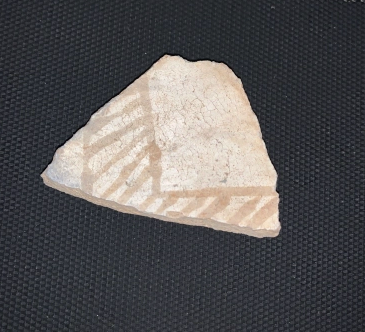
#> input picture conveyor/firebaseAPI/image.png, 365 x 332 px, given in place of the camera
$ jupyter execute conveyorMotionV3.ipynb
#> lines starting #> are read from the running program, lines starting #| are printed output that depends on the picture
[cell 1]
import cv2
import numpy as np
import time

def main():
    #initialize video capture
    cap = cv2.VideoCapture(0)

    #create a background subtractor
    back_sub = cv2.createBackgroundSubtractorMOG2()

    #variables to manage screenshot capture
    object_in_center = False
    center_tolerance = 50
    screenshot_taken = False

    while True:
        #read frame
        ret, frame = cap.read()
#> frame is the input picture: shape (332, 365, 3); mean B, G, R 85.8, 84.9, 86.6
        if not ret:
            break

        #apply background subtraction
        fg_mask = back_sub.apply(frame)
#> fg_mask: shape (332, 365); every value is 127

        #find contours in the foreground mask
        contours, _ = cv2.findContours(fg_mask, cv2.RETR_EXTERNAL, cv2.CHAIN_APPROX_SIMPLE)
#> contours = [[[0, 0], [0, 331], [364, 331], [364, 0]]]

        #draw the contours on the original frame
        for contour in contours:
            x, y, w, h = cv2.boundingRect(contour)
            if cv2.contourArea(contour) > 500:  # Minimum contour area to avoid noise
                cv2.rectangle(frame, (x, y), (x + w, y + h), (0, 255, 0), 2)

                #check if the object is in the center of the screen
                h, w, _ = frame.shape
                cx, cy = x + w // 2, y + h // 2
                center_x, center_y = w // 2, h // 2

                if (abs(cx - center_x) <= center_tolerance and
                    abs(cy - center_y) <= center_tolerance):
                    object_in_center = True
                    #only take a screenshot if it hasn't been taken yet
                    if not screenshot_taken:
                        #create a mask for the detected object
                        object_mask = np.zeros_like(frame)
                        cv2.drawContours(object_mask, [contour], -1, (255, 255, 255), thickness=cv2.FILLED)

                        #extract the object from the frame
                        object_image = cv2.bitwise_and(frame, object_mask)

                        #convert to grayscale
                        gray_image = cv2.cvtColor(object_image, cv2.COLOR_BGR2GRAY)

                        #remove background by applying mask
                        masked_gray_image = cv2.bitwise_and(gray_image, gray_image, mask=cv2.cvtColor(object_mask, cv2.COLOR_BGR2GRAY))

                        #save the screenshot
                        screenshot_filename = f'screenshot_{int(time.time())}.png'
                        cv2.imwrite(screenshot_filename, masked_gray_image)
                        print(f"Screenshot taken: {screenshot_filename}")

                        screenshot_taken = True  #mark that we've taken a photo
                else:
                    object_in_center = False
                    screenshot_taken = False  #allow screenshot to be taken again
#> this loop made 1 pass
#> (contour, x, y, cx, cy, center_x) on pass 1: ([[0, 0], [0, 331], [364, 331], [364, 0]], 0, 0, 182, 166, 182)
#| Screenshot taken: screenshot_1795175893.png
#> pass 1, in main, `object_image = cv2.bitwise_and(frame, object_mask)`:
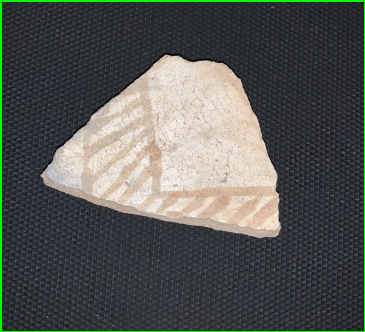
#> object_image: shape (332, 365, 3); mean B, G, R 84.9, 88.5, 85.8
#> pass 1, in main, `gray_image = cv2.cvtColor(object_image, cv2.COLOR_BGR2GRAY)`:
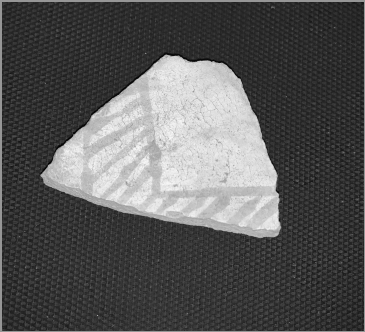
#> gray_image: shape (332, 365); min 3, max 248, mean 87.2
#> after the loop: object_mask: shape (332, 365, 3); every value is 255
#> after the loop, screenshot_filename = 'screenshot_1795175893.png'

        #display the original frame
        cv2.imshow('Frame', frame)

        #q to exit
        if cv2.waitKey(1) & 0xFF == ord('q'):
#> (key q is pressed here)
            break

    #close up program
    cap.release()
    cv2.destroyAllWindows()

if __name__ == "__main__":
    main()
